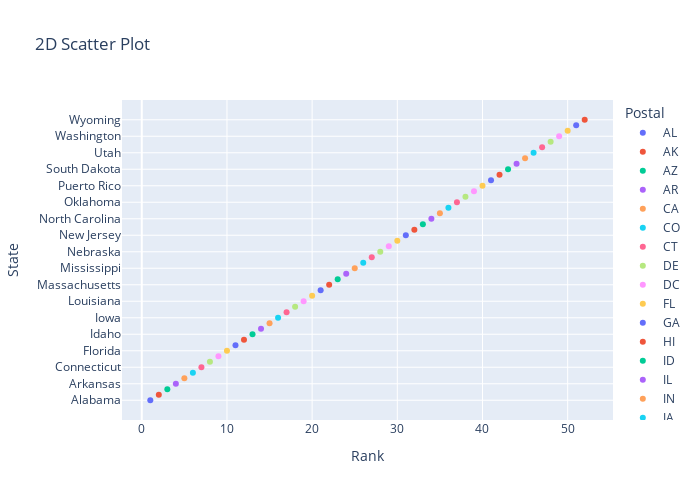

Notebook source saved alongside this figure:
### Markdown cell above
* @Author: Namratha N Shetty
* @Date: 2021-09-29  
* @Last Modified by: Namratha N Shetty
* @Last Modified time: 2021-09-29
* @Title: Program to draw a scatter plot for a given dataset and show datalabels on hover

### Code cell
import pandas as pd
import plotly.express as px

df = pd.read_csv('https://raw.githubusercontent.com/plotly/datasets/master/2014_usa_states.csv')

fig = px.scatter(df, x = 'Rank', y = 'State',width=700, height=500, title="2D Scatter Plot",color ='Postal',hover_data=['Population'])
fig.show()

### Figure 1 — Plotly figure (JSON) as saved in the notebook; plotly's stock layout.template omitted (floating-point values rounded to 4 significant figures)
{"data": [{"customdata": [[4849377]], "hovertemplate": "Postal=AL<br>Rank=%{x}<br>State=%{y}<br>Population=%{customdata[0]}<extra></extra>", "legendgroup": "AL", "marker": {"color": "#636efa", "symbol": "circle"}, "mode": "markers", "name": "AL", "orientation": "h", "showlegend": true, "type": "scatter", "x": [1], "xaxis": "x", "y": ["Alabama"], "yaxis": "y"}, {"customdata": [[736732]], "hovertemplate": "Postal=AK<br>Rank=%{x}<br>State=%{y}<br>Population=%{customdata[0]}<extra></extra>", "legendgroup": "AK", "marker": {"color": "#EF553B", "symbol": "circle"}, "mode": "markers", "name": "AK", "orientation": "h", "showlegend": true, "type": "scatter", "x": [2], "xaxis": "x", "y": ["Alaska"], "yaxis": "y"}, {"customdata": [[6731484]], "hovertemplate": "Postal=AZ<br>Rank=%{x}<br>State=%{y}<br>Population=%{customdata[0]}<extra></extra>", "legendgroup": "AZ", "marker": {"color": "#00cc96", "symbol": "circle"}, "mode": "markers", "name": "AZ", "orientation": "h", "showlegend": true, "type": "scatter", "x": [3], "xaxis": "x", "y": ["Arizona"], "yaxis": "y"}, {"customdata": [[2966369]], "hovertemplate": "Postal=AR<br>Rank=%{x}<br>State=%{y}<br>Population=%{customdata[0]}<extra></extra>", "legendgroup": "AR", "marker": {"color": "#ab63fa", "symbol": "circle"}, "mode": "markers", "name": "AR", "orientation": "h", "showlegend": true, "type": "scatter", "x": [4], "xaxis": "x", "y": ["Arkansas"], "yaxis": "y"}, {"customdata": [[38802500]], "hovertemplate": "Postal=CA<br>Rank=%{x}<br>State=%{y}<br>Population=%{customdata[0]}<extra></extra>", "legendgroup": "CA", "marker": {"color": "#FFA15A", "symbol": "circle"}, "mode": "markers", "name": "CA", "orientation": "h", "showlegend": true, "type": "scatter", "x": [5], "xaxis": "x", "y": ["California"], "yaxis": "y"}, {"customdata": [[5355866]], "hovertemplate": "Postal=CO<br>Rank=%{x}<br>State=%{y}<br>Population=%{customdata[0]}<extra></extra>", "legendgroup": "CO", "marker": {"color": "#19d3f3", "symbol": "circle"}, "mode": "markers", "name": "CO", "orientation": "h", "showlegend": true, "type": "scatter", "x": [6], "xaxis": "x", "y": ["Colorado"], "yaxis": "y"}, {"customdata": [[3596677]], "hovertemplate": "Postal=CT<br>Rank=%{x}<br>State=%{y}<br>Population=%{customdata[0]}<extra></extra>", "legendgroup": "CT", "marker": {"color": "#FF6692", "symbol": "circle"}, "mode": "markers", "name": "CT", "orientation": "h", "showlegend": true, "type": "scatter", "x": [7], "xaxis": "x", "y": ["Connecticut"], "yaxis": "y"}, {"customdata": [[935614]], "hovertemplate": "Postal=DE<br>Rank=%{x}<br>State=%{y}<br>Population=%{customdata[0]}<extra></extra>", "legendgroup": "DE", "marker": {"color": "#B6E880", "symbol": "circle"}, "mode": "markers", "name": "DE", "orientation": "h", "showlegend": true, "type": "scatter", "x": [8], "xaxis": "x", "y": ["Delaware"], "yaxis": "y"}, {"customdata": [[658893]], "hovertemplate": "Postal=DC<br>Rank=%{x}<br>State=%{y}<br>Population=%{customdata[0]}<extra></extra>", "legendgroup": "DC", "marker": {"color": "#FF97FF", "symbol": "circle"}, "mode": "markers", "name": "DC", "orientation": "h", "showlegend": true, "type": "scatter", "x": [9], "xaxis": "x", "y": ["District of Columbia"], "yaxis": "y"}, {"customdata": [[19893297]], "hovertemplate": "Postal=FL<br>Rank=%{x}<br>State=%{y}<br>Population=%{customdata[0]}<extra></extra>", "legendgroup": "FL", "marker": {"color": "#FECB52", "symbol": "circle"}, "mode": "markers", "name": "FL", "orientation": "h", "showlegend": true, "type": "scatter", "x": [10], "xaxis": "x", "y": ["Florida"], "yaxis": "y"}, {"customdata": [[10097343]], "hovertemplate": "Postal=GA<br>Rank=%{x}<br>State=%{y}<br>Population=%{customdata[0]}<extra></extra>", "legendgroup": "GA", "marker": {"color": "#636efa", "symbol": "circle"}, "mode": "markers", "name": "GA", "orientation": "h", "showlegend": true, "type": "scatter", "x": [11], "xaxis": "x", "y": ["Georgia"], "yaxis": "y"}, {"customdata": [[1419561]], "hovertemplate": "Postal=HI<br>Rank=%{x}<br>State=%{y}<br>Population=%{customdata[0]}<extra></extra>", "legendgroup": "HI", "marker": {"color": "#EF553B", "symbol": "circle"}, "mode": "markers", "name": "HI", "orientation": "h", "showlegend": true, "type": "scatter", "x": [12], "xaxis": "x", "y": ["Hawaii"], "yaxis": "y"}, {"customdata": [[1634464]], "hovertemplate": "Postal=ID<br>Rank=%{x}<br>State=%{y}<br>Population=%{customdata[0]}<extra></extra>", "legendgroup": "ID", "marker": {"color": "#00cc96", "symbol": "circle"}, "mode": "markers", "name": "ID", "orientation": "h", "showlegend": true, "type": "scatter", "x": [13], "xaxis": "x", "y": ["Idaho"], "yaxis": "y"}, {"customdata": [[12880580]], "hovertemplate": "Postal=IL<br>Rank=%{x}<br>State=%{y}<br>Population=%{customdata[0]}<extra></extra>", "legendgroup": "IL", "marker": {"color": "#ab63fa", "symbol": "circle"}, "mode": "markers", "name": "IL", "orientation": "h", "showlegend": true, "type": "scatter", "x": [14], "xaxis": "x", "y": ["Illinois"], "yaxis": "y"}, {"customdata": [[6596855]], "hovertemplate": "Postal=IN<br>Rank=%{x}<br>State=%{y}<br>Population=%{customdata[0]}<extra></extra>", "legendgroup": "IN", "marker": {"color": "#FFA15A", "symbol": "circle"}, "mode": "markers", "name": "IN", "orientation": "h", "showlegend": true, "type": "scatter", "x": [15], "xaxis": "x", "y": ["Indiana"], "yaxis": "y"}, {"customdata": [[3107126]], "hovertemplate": "Postal=IA<br>Rank=%{x}<br>State=%{y}<br>Population=%{customdata[0]}<extra></extra>", "legendgroup": "IA", "marker": {"color": "#19d3f3", "symbol": "circle"}, "mode": "markers", "name": "IA", "orientation": "h", "showlegend": true, "type": "scatter", "x": [16], "xaxis": "x", "y": ["Iowa"], "yaxis": "y"}, {"customdata": [[2904021]], "hovertemplate": "Postal=KS<br>Rank=%{x}<br>State=%{y}<br>Population=%{customdata[0]}<extra></extra>", "legendgroup": "KS", "marker": {"color": "#FF6692", "symbol": "circle"}, "mode": "markers", "name": "KS", "orientation": "h", "showlegend": true, "type": "scatter", "x": [17], "xaxis": "x", "y": ["Kansas"], "yaxis": "y"}, {"customdata": [[4413457]], "hovertemplate": "Postal=KY<br>Rank=%{x}<br>State=%{y}<br>Population=%{customdata[0]}<extra></extra>", "legendgroup": "KY", "marker": {"color": "#B6E880", "symbol": "circle"}, "mode": "markers", "name": "KY", "orientation": "h", "showlegend": true, "type": "scatter", "x": [18], "xaxis": "x", "y": ["Kentucky"], "yaxis": "y"}, {"customdata": [[4649676]], "hovertemplate": "Postal=LA<br>Rank=%{x}<br>State=%{y}<br>Population=%{customdata[0]}<extra></extra>", "legendgroup": "LA", "marker": {"color": "#FF97FF", "symbol": "circle"}, "mode": "markers", "name": "LA", "orientation": "h", "showlegend": true, "type": "scatter", "x": [19], "xaxis": "x", "y": ["Louisiana"], "yaxis": "y"}, {"customdata": [[1330089]], "hovertemplate": "Postal=ME<br>Rank=%{x}<br>State=%{y}<br>Population=%{customdata[0]}<extra></extra>", "legendgroup": "ME", "marker": {"color": "#FECB52", "symbol": "circle"}, "mode": "markers", "name": "ME", "orientation": "h", "showlegend": true, "type": "scatter", "x": [20], "xaxis": "x", "y": ["Maine"], "yaxis": "y"}, {"customdata": [[5976407]], "hovertemplate": "Postal=MD<br>Rank=%{x}<br>State=%{y}<br>Population=%{customdata[0]}<extra></extra>", "legendgroup": "MD", "marker": {"color": "#636efa", "symbol": "circle"}, "mode": "markers", "name": "MD", "orientation": "h", "showlegend": true, "type": "scatter", "x": [21], "xaxis": "x", "y": ["Maryland"], "yaxis": "y"}, {"customdata": [[6745408]], "hovertemplate": "Postal=MA<br>Rank=%{x}<br>State=%{y}<br>Population=%{customdata[0]}<extra></extra>", "legendgroup": "MA", "marker": {"color": "#EF553B", "symbol": "circle"}, "mode": "markers", "name": "MA", "orientation": "h", "showlegend": true, "type": "scatter", "x": [22], "xaxis": "x", "y": ["Massachusetts"], "yaxis": "y"}, {"customdata": [[9909877]], "hovertemplate": "Postal=MI<br>Rank=%{x}<br>State=%{y}<br>Population=%{customdata[0]}<extra></extra>", "legendgroup": "MI", "marker": {"color": "#00cc96", "symbol": "circle"}, "mode": "markers", "name": "MI", "orientation": "h", "showlegend": true, "type": "scatter", "x": [23], "xaxis": "x", "y": ["Michigan"], "yaxis": "y"}, {"customdata": [[5457173]], "hovertemplate": "Postal=MN<br>Rank=%{x}<br>State=%{y}<br>Population=%{customdata[0]}<extra></extra>", "legendgroup": "MN", "marker": {"color": "#ab63fa", "symbol": "circle"}, "mode": "markers", "name": "MN", "orientation": "h", "showlegend": true, "type": "scatter", "x": [24], "xaxis": "x", "y": ["Minnesota"], "yaxis": "y"}, {"customdata": [[2994079]], "hovertemplate": "Postal=MS<br>Rank=%{x}<br>State=%{y}<br>Population=%{customdata[0]}<extra></extra>", "legendgroup": "MS", "marker": {"color": "#FFA15A", "symbol": "circle"}, "mode": "markers", "name": "MS", "orientation": "h", "showlegend": true, "type": "scatter", "x": [25], "xaxis": "x", "y": ["Mississippi"], "yaxis": "y"}, {"customdata": [[6063589]], "hovertemplate": "Postal=MO<br>Rank=%{x}<br>State=%{y}<br>Population=%{customdata[0]}<extra></extra>", "legendgroup": "MO", "marker": {"color": "#19d3f3", "symbol": "circle"}, "mode": "markers", "name": "MO", "orientation": "h", "showlegend": true, "type": "scatter", "x": [26], "xaxis": "x", "y": ["Missouri"], "yaxis": "y"}, {"customdata": [[1023579]], "hovertemplate": "Postal=MT<br>Rank=%{x}<br>State=%{y}<br>Population=%{customdata[0]}<extra></extra>", "legendgroup": "MT", "marker": {"color": "#FF6692", "symbol": "circle"}, "mode": "markers", "name": "MT", "orientation": "h", "showlegend": true, "type": "scatter", "x": [27], "xaxis": "x", "y": ["Montana"], "yaxis": "y"}, {"customdata": [[1881503]], "hovertemplate": "Postal=NE<br>Rank=%{x}<br>State=%{y}<br>Population=%{customdata[0]}<extra></extra>", "legendgroup": "NE", "marker": {"color": "#B6E880", "symbol": "circle"}, "mode": "markers", "name": "NE", "orientation": "h", "showlegend": true, "type": "scatter", "x": [28], "xaxis": "x", "y": ["Nebraska"], "yaxis": "y"}, {"customdata": [[2839098]], "hovertemplate": "Postal=NV<br>Rank=%{x}<br>State=%{y}<br>Population=%{customdata[0]}<extra></extra>", "legendgroup": "NV", "marker": {"color": "#FF97FF", "symbol": "circle"}, "mode": "markers", "name": "NV", "orientation": "h", "showlegend": true, "type": "scatter", "x": [29], "xaxis": "x", "y": ["Nevada"], "yaxis": "y"}, {"customdata": [[1326813]], "hovertemplate": "Postal=NH<br>Rank=%{x}<br>State=%{y}<br>Population=%{customdata[0]}<extra></extra>", "legendgroup": "NH", "marker": {"color": "#FECB52", "symbol": "circle"}, "mode": "markers", "name": "NH", "orientation": "h", "showlegend": true, "type": "scatter", "x": [30], "xaxis": "x", "y": ["New Hampshire"], "yaxis": "y"}, {"customdata": [[8938175]], "hovertemplate": "Postal=NJ<br>Rank=%{x}<br>State=%{y}<br>Population=%{customdata[0]}<extra></extra>", "legendgroup": "NJ", "marker": {"color": "#636efa", "symbol": "circle"}, "mode": "markers", "name": "NJ", "orientation": "h", "showlegend": true, "type": "scatter", "x": [31], "xaxis": "x", "y": ["New Jersey"], "yaxis": "y"}, {"customdata": [[2085572]], "hovertemplate": "Postal=NM<br>Rank=%{x}<br>State=%{y}<br>Population=%{customdata[0]}<extra></extra>", "legendgroup": "NM", "marker": {"color": "#EF553B", "symbol": "circle"}, "mode": "markers", "name": "NM", "orientation": "h", "showlegend": true, "type": "scatter", "x": [32], "xaxis": "x", "y": ["New Mexico"], "yaxis": "y"}, {"customdata": [[19746227]], "hovertemplate": "Postal=NY<br>Rank=%{x}<br>State=%{y}<br>Population=%{customdata[0]}<extra></extra>", "legendgroup": "NY", "marker": {"color": "#00cc96", "symbol": "circle"}, "mode": "markers", "name": "NY", "orientation": "h", "showlegend": true, "type": "scatter", "x": [33], "xaxis": "x", "y": ["New York"], "yaxis": "y"}, {"customdata": [[9943964]], "hovertemplate": "Postal=NC<br>Rank=%{x}<br>State=%{y}<br>Population=%{customdata[0]}<extra></extra>", "legendgroup": "NC", "marker": {"color": "#ab63fa", "symbol": "circle"}, "mode": "markers", "name": "NC", "orientation": "h", "showlegend": true, "type": "scatter", "x": [34], "xaxis": "x", "y": ["North Carolina"], "yaxis": "y"}, {"customdata": [[739482]], "hovertemplate": "Postal=ND<br>Rank=%{x}<br>State=%{y}<br>Population=%{customdata[0]}<extra></extra>", "legendgroup": "ND", "marker": {"color": "#FFA15A", "symbol": "circle"}, "mode": "markers", "name": "ND", "orientation": "h", "showlegend": true, "type": "scatter", "x": [35], "xaxis": "x", "y": ["North Dakota"], "yaxis": "y"}, {"customdata": [[11594163]], "hovertemplate": "Postal=OH<br>Rank=%{x}<br>State=%{y}<br>Population=%{customdata[0]}<extra></extra>", "legendgroup": "OH", "marker": {"color": "#19d3f3", "symbol": "circle"}, "mode": "markers", "name": "OH", "orientation": "h", "showlegend": true, "type": "scatter", "x": [36], "xaxis": "x", "y": ["Ohio"], "yaxis": "y"}, {"customdata": [[3878051]], "hovertemplate": "Postal=OK<br>Rank=%{x}<br>State=%{y}<br>Population=%{customdata[0]}<extra></extra>", "legendgroup": "OK", "marker": {"color": "#FF6692", "symbol": "circle"}, "mode": "markers", "name": "OK", "orientation": "h", "showlegend": true, "type": "scatter", "x": [37], "xaxis": "x", "y": ["Oklahoma"], "yaxis": "y"}, {"customdata": [[3970239]], "hovertemplate": "Postal=OR<br>Rank=%{x}<br>State=%{y}<br>Population=%{customdata[0]}<extra></extra>", "legendgroup": "OR", "marker": {"color": "#B6E880", "symbol": "circle"}, "mode": "markers", "name": "OR", "orientation": "h", "showlegend": true, "type": "scatter", "x": [38], "xaxis": "x", "y": ["Oregon"], "yaxis": "y"}, {"customdata": [[12787209]], "hovertemplate": "Postal=PA<br>Rank=%{x}<br>State=%{y}<br>Population=%{customdata[0]}<extra></extra>", "legendgroup": "PA", "marker": {"color": "#FF97FF", "symbol": "circle"}, "mode": "markers", "name": "PA", "orientation": "h", "showlegend": true, "type": "scatter", "x": [39], "xaxis": "x", "y": ["Pennsylvania"], "yaxis": "y"}, {"customdata": [[3548397]], "hovertemplate": "Postal=PR<br>Rank=%{x}<br>State=%{y}<br>Population=%{customdata[0]}<extra></extra>", "legendgroup": "PR", "marker": {"color": "#FECB52", "symbol": "circle"}, "mode": "markers", "name": "PR", "orientation": "h", "showlegend": true, "type": "scatter", "x": [40], "xaxis": "x", "y": ["Puerto Rico"], "yaxis": "y"}, {"customdata": [[1055173]], "hovertemplate": "Postal=RI<br>Rank=%{x}<br>State=%{y}<br>Population=%{customdata[0]}<extra></extra>", "legendgroup": "RI", "marker": {"color": "#636efa", "symbol": "circle"}, "mode": "markers", "name": "RI", "orientation": "h", "showlegend": true, "type": "scatter", "x": [41], "xaxis": "x", "y": ["Rhode Island"], "yaxis": "y"}, {"customdata": [[4832482]], "hovertemplate": "Postal=SC<br>Rank=%{x}<br>State=%{y}<br>Population=%{customdata[0]}<extra></extra>", "legendgroup": "SC", "marker": {"color": "#EF553B", "symbol": "circle"}, "mode": "markers", "name": "SC", "orientation": "h", "showlegend": true, "type": "scatter", "x": [42], "xaxis": "x", "y": ["South Carolina"], "yaxis": "y"}, {"customdata": [[853175]], "hovertemplate": "Postal=SD<br>Rank=%{x}<br>State=%{y}<br>Population=%{customdata[0]}<extra></extra>", "legendgroup": "SD", "marker": {"color": "#00cc96", "symbol": "circle"}, "mode": "markers", "name": "SD", "orientation": "h", "showlegend": true, "type": "scatter", "x": [43], "xaxis": "x", "y": ["South Dakota"], "yaxis": "y"}, {"customdata": [[6549352]], "hovertemplate": "Postal=TN<br>Rank=%{x}<br>State=%{y}<br>Population=%{customdata[0]}<extra></extra>", "legendgroup": "TN", "marker": {"color": "#ab63fa", "symbol": "circle"}, "mode": "markers", "name": "TN", "orientation": "h", "showlegend": true, "type": "scatter", "x": [44], "xaxis": "x", "y": ["Tennessee"], "yaxis": "y"}, {"customdata": [[26956958]], "hovertemplate": "Postal=TX<br>Rank=%{x}<br>State=%{y}<br>Population=%{customdata[0]}<extra></extra>", "legendgroup": "TX", "marker": {"color": "#FFA15A", "symbol": "circle"}, "mode": "markers", "name": "TX", "orientation": "h", "showlegend": true, "type": "scatter", "x": [45], "xaxis": "x", "y": ["Texas"], "yaxis": "y"}, {"customdata": [[2942902]], "hovertemplate": "Postal=UT<br>Rank=%{x}<br>State=%{y}<br>Population=%{customdata[0]}<extra></extra>", "legendgroup": "UT", "marker": {"color": "#19d3f3", "symbol": "circle"}, "mode": "markers", "name": "UT", "orientation": "h", "showlegend": true, "type": "scatter", "x": [46], "xaxis": "x", "y": ["Utah"], "yaxis": "y"}, {"customdata": [[626562]], "hovertemplate": "Postal=VT<br>Rank=%{x}<br>State=%{y}<br>Population=%{customdata[0]}<extra></extra>", "legendgroup": "VT", "marker": {"color": "#FF6692", "symbol": "circle"}, "mode": "markers", "name": "VT", "orientation": "h", "showlegend": true, "type": "scatter", "x": [47], "xaxis": "x", "y": ["Vermont"], "yaxis": "y"}, {"customdata": [[8326289]], "hovertemplate": "Postal=VA<br>Rank=%{x}<br>State=%{y}<br>Population=%{customdata[0]}<extra></extra>", "legendgroup": "VA", "marker": {"color": "#B6E880", "symbol": "circle"}, "mode": "markers", "name": "VA", "orientation": "h", "showlegend": true, "type": "scatter", "x": [48], "xaxis": "x", "y": ["Virginia"], "yaxis": "y"}, {"customdata": [[7061530]], "hovertemplate": "Postal=WA<br>Rank=%{x}<br>State=%{y}<br>Population=%{customdata[0]}<extra></extra>", "legendgroup": "WA", "marker": {"color": "#FF97FF", "symbol": "circle"}, "mode": "markers", "name": "WA", "orientation": "h", "showlegend": true, "type": "scatter", "x": [49], "xaxis": "x", "y": ["Washington"], "yaxis": "y"}, {"customdata": [[1850326]], "hovertemplate": "Postal=WV<br>Rank=%{x}<br>State=%{y}<br>Population=%{customdata[0]}<extra></extra>", "legendgroup": "WV", "marker": {"color": "#FECB52", "symbol": "circle"}, "mode": "markers", "name": "WV", "orientation": "h", "showlegend": true, "type": "scatter", "x": [50], "xaxis": "x", "y": ["West Virginia"], "yaxis": "y"}, {"customdata": [[5757564]], "hovertemplate": "Postal=WI<br>Rank=%{x}<br>State=%{y}<br>Population=%{customdata[0]}<extra></extra>", "legendgroup": "WI", "marker": {"color": "#636efa", "symbol": "circle"}, "mode": "markers", "name": "WI", "orientation": "h", "showlegend": true, "type": "scatter", "x": [51], "xaxis": "x", "y": ["Wisconsin"], "yaxis": "y"}, {"customdata": [[584153]], "hovertemplate": "Postal=WY<br>Rank=%{x}<br>State=%{y}<br>Population=%{customdata[0]}<extra></extra>", "legendgroup": "WY", "marker": {"color": "#EF553B", "symbol": "circle"}, "mode": "markers", "name": "WY", "orientation": "h", "showlegend": true, "type": "scatter", "x": [52], "xaxis": "x", "y": ["Wyoming"], "yaxis": "y"}], "layout": {"height": 500, "legend": {"title": {"text": "Postal"}, "tracegroupgap": 0}, "title": {"text": "2D Scatter Plot"}, "width": 700, "xaxis": {"anchor": "y", "domain": [0, 1], "title": {"text": "Rank"}}, "yaxis": {"anchor": "x", "domain": [0, 1], "title": {"text": "State"}}}}
